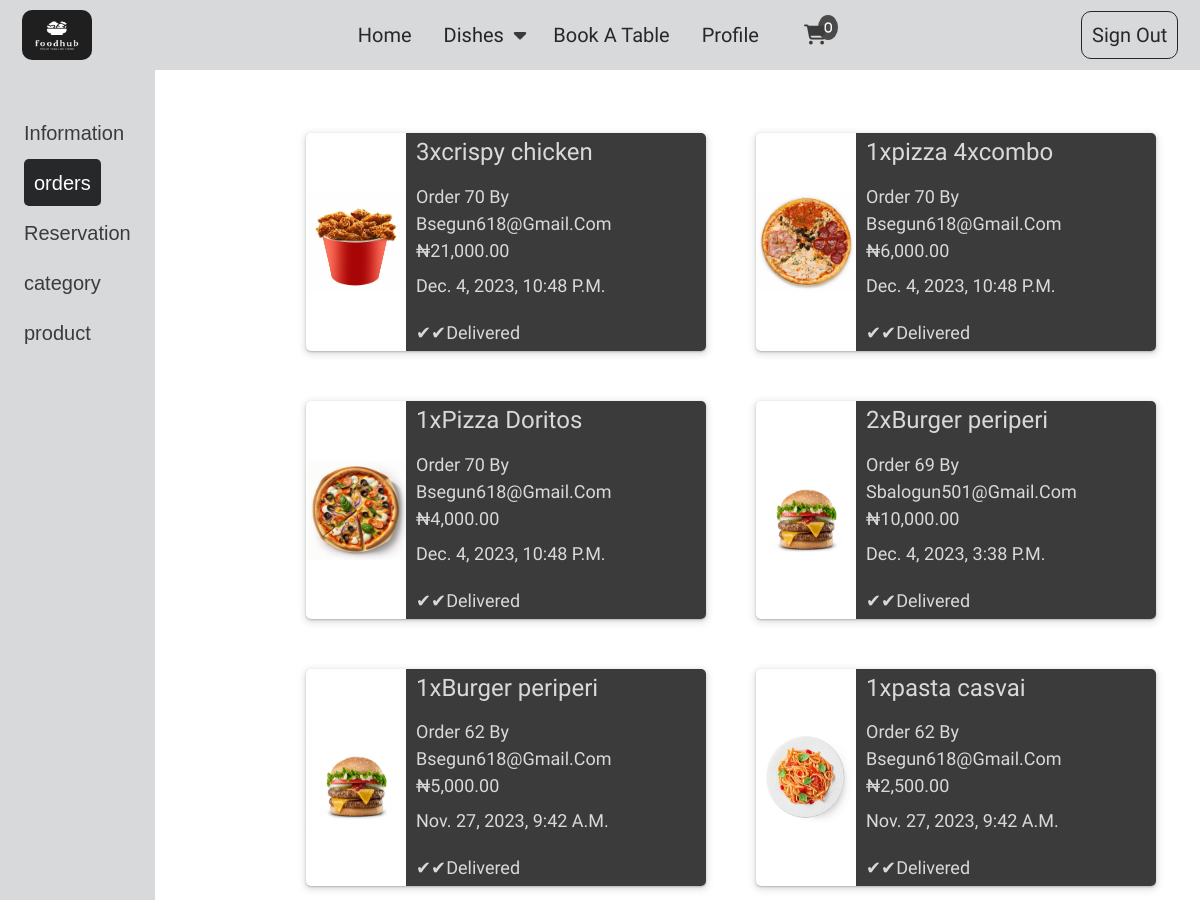
The page /orders (signed in, upper part) on the database as committed earlier.
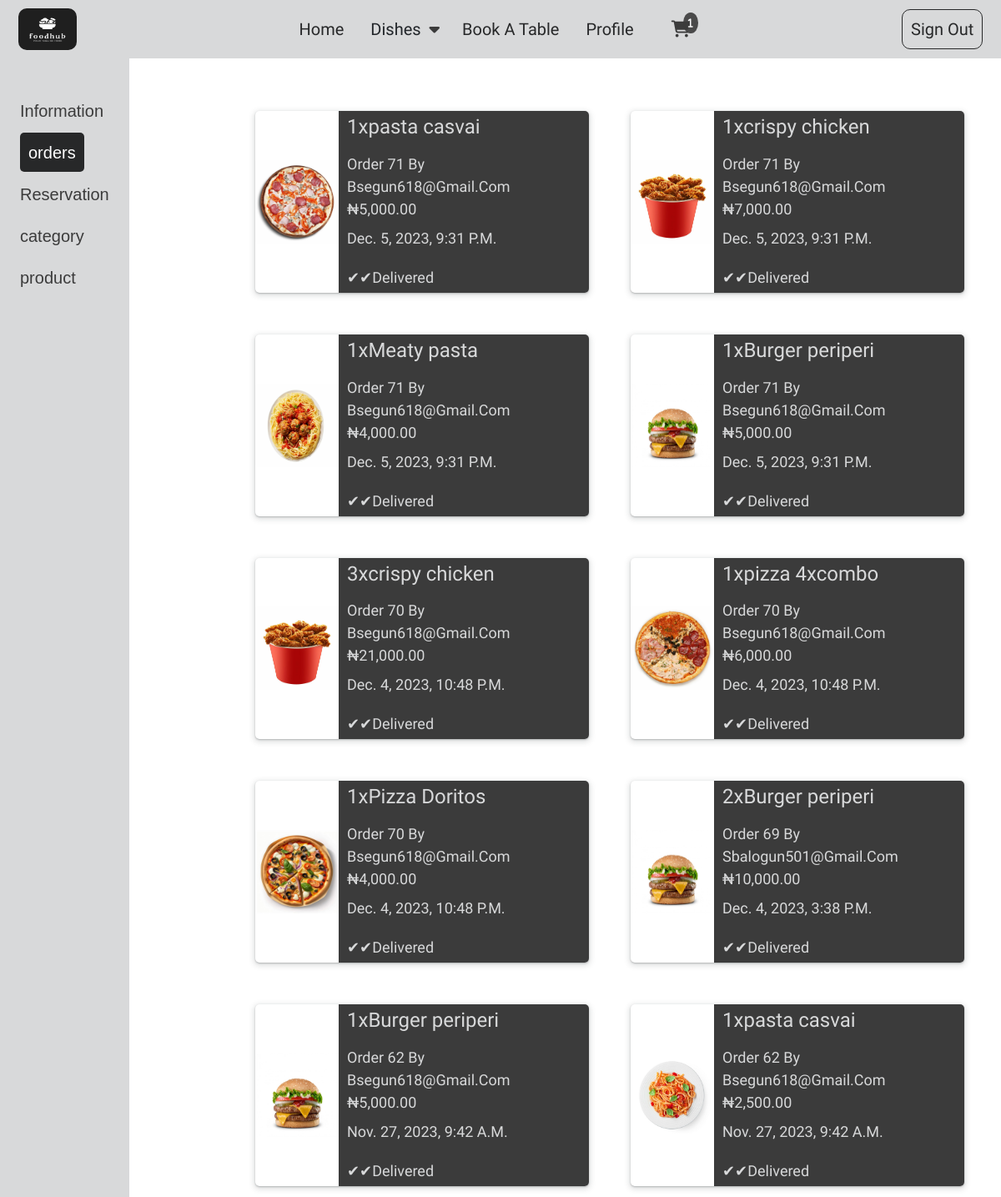
The same page on the database as committed later.
### food_app/models.py (models this page shows, shortened)
class OrderItem(models.Model):
    order = models.ForeignKey(Order, on_delete=models.CASCADE)
    product = models.ForeignKey(Product, on_delete=models.CASCADE)
    quantity = models.PositiveIntegerField(default=1)
    item_total = models.DecimalField(max_digits=10, decimal_places=2)
    def __str__(self):
        return f"{self.quantity} x {self.product.product_name} in Order {self.order.id}"

class Product(models.Model):
    type = models.ForeignKey(Category, on_delete=models.CASCADE)
    product_name = models.CharField(max_length=100)
    pics = models.ImageField(upload_to="product_pics")
    price = models.IntegerField()
    description = models.TextField(max_length=100)
    slug = models.SlugField()
    def __str__(self):
        return self.product_name

class Order(models.Model):
    user = models.ForeignKey(User, on_delete=models.CASCADE)
    products = models.ManyToManyField(Product, through='OrderItem')
    total_amount = models.DecimalField(max_digits=10, decimal_places=2)
    payment_id = models.CharField(max_length=100, null=True, blank=True)
    payment_status = models.BooleanField(default=False)
    created_at = models.DateTimeField(auto_now_add=True)
    def __str__(self):
        return f"Order {self.id} by {self.user.email}"

class User(AbstractUser):
    full_name = models.CharField(max_length=200, null=True)
    email = models.EmailField(unique=True)
    username = models.CharField(unique=False, max_length=100, null=True, default='')
    address = models.CharField(max_length=200, null=True)
    avatar = models.ImageField(null=True, upload_to="profile_pics", default="profile_pics/avatar.png")
    joined = models.DateTimeField(auto_now_add=True)
    USERNAME_FIELD = 'email'
    REQUIRED_FIELDS = ['username']

### food_app/views.py (the view)
# urls.py: path('orders', views.orders, name="orders"),
@login_required
def orders(request):
    user = request.user
    order =  Order.objects.filter(user=user)
    order_item = None
    if user.is_superuser:
        order_item = OrderItem.objects.all().order_by('-order_id')
    else:
        order_item = OrderItem.objects.filter(order__in=order).order_by('-order__created_at')
    context = {
        "user": user,
        "order_item": order_item,
    }
    print(order_item)
    return render(request, 'profile/orders.html', context)

### food_app/context_processors.py (called while the page is built)
def site_settings(request):
    today = datetime.date.today()
    year = today.year
    category = Category.objects.all()
    return {'category': category, 'year': year}

def order_item_count(request):
    if request.user.is_authenticated:
        cart = request.user.cart
        cart_items = CartItem.objects.filter(cart=cart)
        return {'order_item_count': cart_items.count()}
    return {'order_item_count': 0}

### templates/profile/orders.html
{% extends 'base.html' %}
{% load humanize %}
{% block content %}
  <div class="profile">
    {% include 'profile/profile_link.html' %}
    <div class="profile-order">
      {% if not order_item  %}
        <p>no order yet</p>
        <a href="">order now</a>
      {% else  %}
        {% for order in order_item  %}
          <div class="each-order">
            <div class="each-order-img">
              <img src="{{order.product.pics.url}}" alt="food-img">
            </div>
            <div class="each-order-details">
              <div class="d-flex flex-wrap gap-2">
                <h4>{{order.quantity}}x{{order.product}}</h4>
                {% if request.user.is_superuser %}
                  <p>{{order.order}}</p>
                {% endif %}
              </div>
              <p class="pb-2">₦{{order.item_total|intcomma }}</p>
              <div class="each-order-details-opt">
                <p class="">{{order.order.created_at}}</p>
                <p class="">✔✔delivered</p>
              </div>
            </div>
          </div>
        {% endfor %}
      {% endif  %}
		</div>
  </div>
{% endblock content %}

### templates/base.html (shortened to what this page needs)
<!doctype html>
{% load static %}
<html lang="en">
  <head>
    <link rel="stylesheet" href="{% static '/css/main.css' %}">
    <link rel="stylesheet" href="https://cdn.jsdelivr.net/npm/bootstrap-icons@1.3.0/font/bootstrap-icons.css">
    <link href="https://cdn.jsdelivr.net/npm/bootstrap@5.3.2/dist/css/bootstrap.min.css" rel="stylesheet">
  </head>
  <body>
    {% block header %}{% include 'header.html' %}{% endblock header %}
    {% block content %}{% endblock content %}
  </body>
</html>

### templates/header.html (shortened to what this page needs)
{% load static %}
<header class="sticky-top">
  <div class="container-fluid">
    <div class="main-navbar">
      <a href="{% url 'home'  %}" ><img src="{%static '/img/logo.png.png' %}" alt="Logo" class="logo"></a>
      <div class="d-flex justify-content-end">
        <ul class="nav-links" id="nav-links">
          <li class="nav-link"><a href="{% url 'home' %}">Home</a></li>
          <li class="nav-link dropdown">
            <a>Dishes <i class="fa-solid fa-caret-down"></i></a>
          </li>
          <li class="nav-link"><a href="{% url 'book_table' %}">Book a table</a></li>
          {% if user.is_authenticated %}
          <li class="nav-link"><a href="{% url 'profile' %}">profile</a></li>
          {% endif %}
          <li class="nav-link"><a href="{% url 'cart' %}"><i class="fa badge" value={{order_item_count}}>&#xf07a;</i></a></li>
        </ul>
      </div>
      <div class="nav-button">
        {% if user.is_authenticated %}
        <div class="nav-link btn1">
          <a href="{% url 'logout'  %}" class="hvr-bounce-to-right">Sign Out</a>
        </div>
        {% endif %}
      </div>
    </div>
  </div>
</header>

### templates/profile/profile_link.html
<div class="profile-link">
    <div {% if request.path == '/profile' %}class="active-link"{% endif %}><a href="{% url 'profile' %}">Information</a></div>
    <div  {% if request.path == '/orders' %}class="active-link"{% endif %}><a href="{% url 'orders' %}">orders</a></div>
    <div {% if request.path == '/reservation' %}class="active-link"{% endif %}><a href="{% url 'reservation' %}">Reservation</a></div>
    {% if request.user.is_superuser %}
        <div {% if request.path == '/sitecontrol/category' %}class="active-link"{% endif %}><a href="{% url 'category' %}">category</a></div>
        <div {% if request.path == '/sitecontrol/product' %}class="active-link"{% endif %}><a href="{% url 'product' %}">product</a></div>
    {% endif %}
</div>

### templates/footer.html (shortened to what this page needs)
{% load static %}

### static/css/main.css (style rules this page uses)
* { margin: 0%; padding: 0%; border-spacing: 0%; }
html, body { margin:0; height:100%; }
header { background-color: #D8D9DA; }
.main-navbar { display: flex; padding: 10px; justify-content: space-between; align-items: center; }
.logo { width: 70px; height: 50px; border-radius: 10px; }
.nav-links { display: flex; gap: 2rem; align-items: center; margin: auto; }
.nav-link a { text-decoration: none; text-transform: capitalize; font-size: 20px; color: #272829; font-weight: 500; font-family: 'Kanit', sans-serif; }
.dropdown a i { font-size: 18px; position: relative; right: -5px; transform: rotate(0deg); transition: 0.3s ease-in-out all; }
.nav-button { display: flex; align-items: center; justify-content: space-between; gap: 1rem; text-decoration: none; }
.btn1 a { border: 1px solid #272829; border-radius: 10px; padding: 8px 10px; }
.hvr-bounce-to-right { display: inline-block; vertical-align: middle; -webkit-transform: perspective(1px) translateZ(0); transform: perspective(1px) translateZ(0); box-shadow: 0 0 1px rgba(0, 0, 0, 0); position: relative; -webkit-transition-property: color; transition-property: color; -webkit-transition-duration: 0.5s; transition-duration: 0.5s; }
.hvr-bounce-to-right:before { content: ""; border-radius: 5px; position: absolute; z-index: -1; top: 0; left: 0; right: 0; bottom: 0; background: #272829; -webkit-transform: scaleX(0); transform: scaleX(0); -webkit-transform-origin: 0 50%; transform-origin: 0 50%; -webkit-transition-property: transform; transition-property: transform; -webkit-transition-duration: 0.5s; transition-duration: 0.5s; -webkit-transition-timing-function: ease-out; transition-timing-function: ease-out; }
.nav-link a i { font-size: 20px; color: #3B3B3B; }
.badge:after { content:attr(value); font-size:12px; color: #fff; background: #3B3B3B; border-radius:50%; padding: 20%; position:relative; left:-8px; top:-10px; opacity:0.9; }
.profile { display: grid; grid-template-columns: 20% 75%; gap: 4%; flex-wrap: wrap; }
.profile-link { background-color: #d8d9da; width: fit-content; height: 100vh; padding: 20% 10%; }
.profile-link .active-link a { background-color: #272829; color: #fff; border-radius: 5px; padding: 10px; }
.profile-link div a { text-decoration: none; color: #3B3B3B; font-size: 20px; font-family: 'Noto Sans Glagolitic', sans-serif; }
.profile-link div { margin-bottom: 20px; }
.profile-info, .profile-order { display: flex; gap: 50px; flex-wrap: wrap; padding: 7% 2%; height: fit-content; max-height: 100vh; overflow-x: auto; overflow-y: auto; }
.each-order { display: flex; border-radius: 5px; width: fit-content; box-shadow: rgba(60, 64, 67, 0.3) 0px 1px 2px 0px, rgba(60, 64, 67, 0.15) 0px 2px 6px 2px; }
.each-order-img { display: flex; align-items: center; }
.each-order-img img { border-radius: 5px 0px 0px 5px; height: 100px; width: 100px; }
.each-order-details { background-color: #3B3B3B; border-radius: 0px 5px 5px 0px; color: #D8D9DA; padding: 5px 10px; max-width: 300px; }
.each-order-details-opt, .each-order-reservation { display: flex; gap: 20px; flex-wrap: wrap; }
.each-order-details h4 { font-family: 'Titillium Web', sans-serif; }
.each-order-details p { font-family: 'Titillium Web', sans-serif; margin: 0; font-size: 18px; text-transform: capitalize; }

Rows that differ between the two databases and show on the page:
added OrderItem: product.pics (picture), quantity "1", product "pasta casvai", order "Order 71 By Bsegun618@gmail.com", item_total "5,000.00", order.created_at "Dec. 5, 2023, 9:31 P.m."
added OrderItem: product.pics (picture), quantity "1", product "crispy chicken", order "Order 71 By Bsegun618@gmail.com", item_total "7,000.00", order.created_at "Dec. 5, 2023, 9:31 P.m."
added OrderItem: product.pics (picture), quantity "1", product "Meaty pasta", order "Order 71 By Bsegun618@gmail.com", item_total "4,000.00", order.created_at "Dec. 5, 2023, 9:31 P.m."
added OrderItem: product.pics (picture), quantity "1", product "Burger periperi", order "Order 71 By Bsegun618@gmail.com", item_total "5,000.00", order.created_at "Dec. 5, 2023, 9:31 P.m."
Other text that changed with them:
{{ order_item_count }}: 0 → 1 (drawn)
